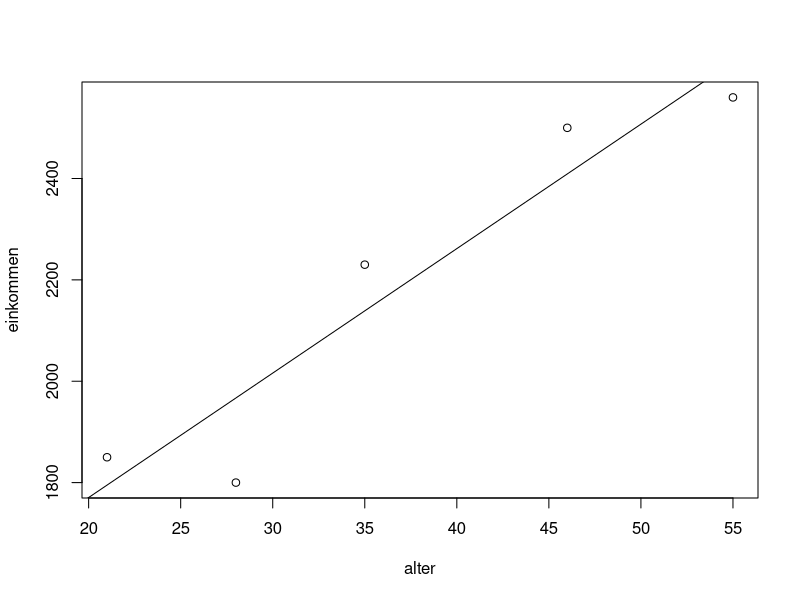

Recreate this plot in R.


########################################
# Zusammenhang: nominale Merkmale
studis <- matrix(c(110, 120, 20, 30, 20, 90, 60, 30, 10, 10), nrow = 2, byrow = T )
studis
rownames(studis) <- c("weiblich", "männlich")
colnames(studis) <- c("BWL", "Soz", "VWL", "SoWi", "Stat")
studis
chisq.test(studis)
chisq.test(studis)$statistic
sqrt(chisq.test(studis)$statistic / (sum(studis)*(min(dim(studis))-1)))

# note: spaltenzahl einer matrix
dim(studis)

# Zusammenhang: metrische Merkmale
einkommen <- c(1850, 2500, 2560, 2230, 1800)
alter <- c(21, 46, 55, 35, 28)
plot(alter, einkommen)
cor(einkommen, alter) # immer zwischen -1 und 1 oder 0 und 1 (?)
abline(lm(einkommen~alter)) # y modelliert durch x-dim
